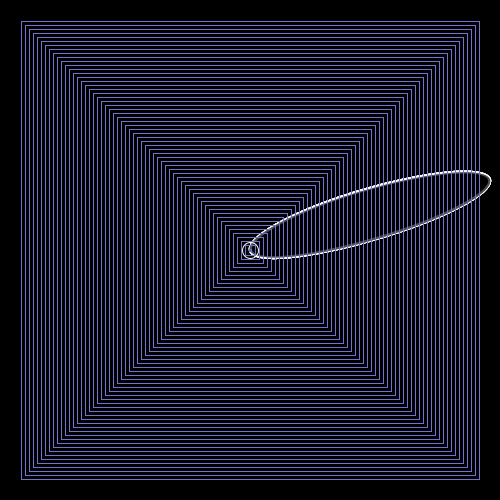
Frame 1 (no input)
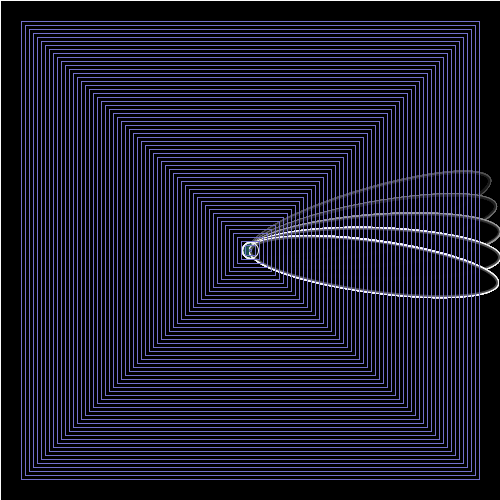
Frame 60 (the mouse pressed at the canvas centre just before this capture)
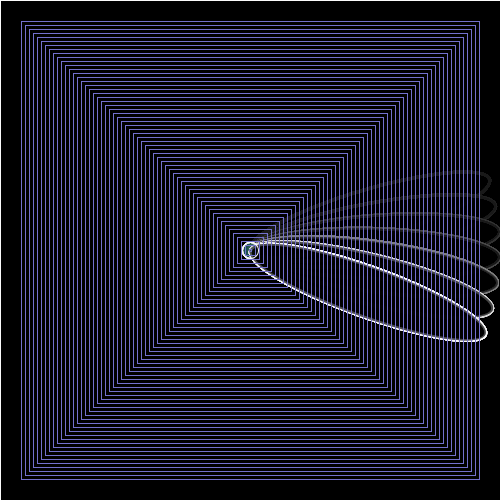
Frame 120 (the mouse held since frame 60 and released just before this capture)

The Processing sketch that drew these frames (run headless with seeded random() and noise(); from frame 60 on, the mouse is pressed at the canvas centre):

// Processing sketch: processing_143259
// ── processing_143259.pde

void setup(){
size (500, 500);
smooth();
background (0);
}

void draw () {
  
  //Ausfedeln
  fill (0, 5);
  rect(width/2, height/2, width, height);
  
  noFill();
  translate (width/2, height/2);

  //Sekunden
    for(int i=0; i<100; i++){ 
    pushMatrix ();
    rotate(radians(second()*6)-45);
    fill (0, 0, 0, 50);
    strokeWeight (3);
    stroke (255, 255, 255, 20);
    ellipse (125, 0, 250, 50);
    popMatrix ();
  }
  
  
  //Minuten
  for(int i=0; i<minute(); i++){
    pushMatrix();
    rectMode(CENTER);
    strokeWeight (1);
    stroke(115, 112, 206);
    noFill();
    rotate(radians(0));
    rect(0,0,2+i*8,2+i*8);
    popMatrix();
  }
  
  
  //Stunden
  for(int i=0; i<hour(); i+=20){
    pushMatrix();
    noFill();
    stroke (250);
    fill(50,121,103,15);
    ellipse (0, 0, hour()*4, hour()*4);
    popMatrix();
  }
  
}
